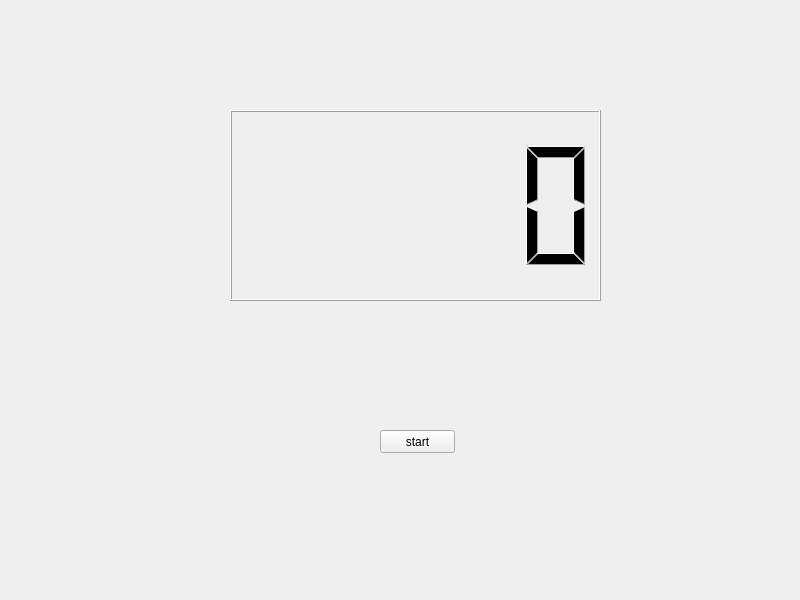
<?xml version="1.0" encoding="UTF-8"?>
<ui version="4.0">
 <class>Widget</class>
 <widget class="QWidget" name="Widget">
  <property name="geometry">
   <rect>
    <x>0</x>
    <y>0</y>
    <width>800</width>
    <height>600</height>
   </rect>
  </property>
  <property name="windowTitle">
   <string>Widget</string>
  </property>
  <widget class="QLCDNumber" name="lcdNumber">
   <property name="geometry">
    <rect>
     <x>230</x>
     <y>110</y>
     <width>371</width>
     <height>191</height>
    </rect>
   </property>
  </widget>
  <widget class="QPushButton" name="pushButton">
   <property name="geometry">
    <rect>
     <x>380</x>
     <y>430</y>
     <width>75</width>
     <height>23</height>
    </rect>
   </property>
   <property name="text">
    <string>start</string>
   </property>
  </widget>
 </widget>
 <resources/>
 <connections/>
</ui>
